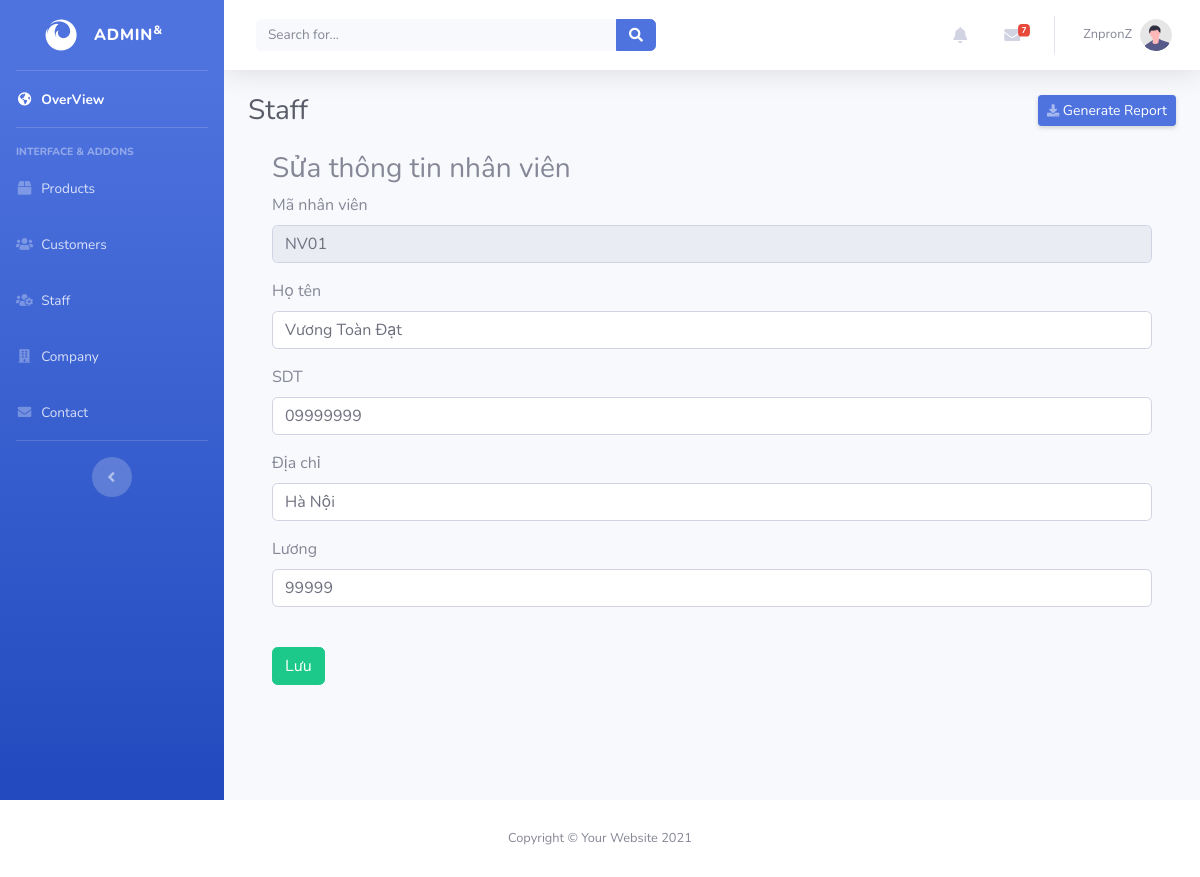
/Admin/EditStaff.php?MaNV=NV01, run on the app's committed database.
### tables this page shows
CREATE TABLE `nhanvien` (
  `MaNV` varchar(50) NOT NULL,
  `HoTen` varchar(50) NOT NULL,
  `SDT` varchar(50) NOT NULL,
  `DiaChi` varchar(50) NOT NULL,
  `Luong` int(11) DEFAULT NULL
);

### database.php (called while the page is built, shortened)
<?php
function executeResult($sql)
{
	$connect = new mysqli(HOST,USERNAME,PASSWORD,DATABASE);
    mysqli_set_charset($connect,"utf8");
    $data = [];
    $result= mysqli_query($connect,$sql);
    while ($row = mysqli_fetch_array($result,1)) {
     	$data[]= $row;
     }
    return $data;
}

### Admin/EditStaff.php (the view, shortened to what this page needs)
<?php
require_once("../database.php");
  if(isset($_GET['MaNV'])){
    $MaNV= $_GET['MaNV'];
    $sql = "select * from nhanvien where MaNV='$MaNV'";
    $SPList=  executeResult($sql);
    if($SPList !=null && count($SPList) >0){
      $std = $SPList[0];
      $HoTen= $std['HoTen'];
      $SDT= $std['SDT'];
      $DiaChi= $std['DiaChi'];
      $Luong= $std['Luong'];
    }
}
?>
<!DOCTYPE <html></html>
<html lang="en">
<head>
    <link href="vendor/fontawesome-free/css/all.min.css" rel="stylesheet" type="text/css">
    <link href="css/sb-admin-2.min.css" rel="stylesheet">
</head>
   <body id="page-top">
    <?php
       require_once("headeAdmin.php");
    ?>
                <div class="container-fluid">
                    <div class="d-sm-flex align-items-center justify-content-between mb-4">
                        <h1 class="h3 mb-0 text-gray-800">Staff</h1>
                        <a href="#" class="d-none d-sm-inline-block btn btn-sm btn-primary shadow-sm"><i
                                class="fas fa-download fa-sm text-white-50"></i> Generate Report</a>
                    </div>
  <div class="container">
    <div class="panel panel-primary">
      <div class="panel-heading">
        <h3 class="panel-title">Sửa thông tin nhân viên</h3>
      </div>
      <div class="panel-body">
            <form method="post" enctype="multipart/form-data">
               <div class="form-group">
                  <label>Mã nhân viên</label>
                  <input  type="text" name="MaNV" id="MaNV" class="form-control" value="<?=$MaNV?>" readonly>
               </div>
               <div class="form-group">
                  <label>Họ tên </label>
                  <input required="true" type="text" name="HoTen" id="HoTen" class="form-control" value="<?=$HoTen?>" >
               </div>
               <div class="form-group">
                  <label>SDT</label>
                  <input required="true" type="number" name="SDT" id="SDT" class="form-control" value="<?=$SDT?>" >
               </div>
               <div class="form-group">
                  <label>Địa chỉ </label>
                  <input required="true" type="text" name="DiaChi" id="DiaChi" class="form-control" value="<?=$DiaChi?>" >
               </div>
               <div class="form-group">
                  <label>Lương</label>
                  <input required="true" type="number" name="Luong" id="Luong" class="form-control" value="<?=$Luong?>" >
               </div>
                  <br/>
                  <button class="btn btn-success" >Lưu</button>
                  </div>
            <br/>
      </div>
    </div>
    </div>
  </div>
                </div>
            </div>
            <?php
                require_once("footerAdmin.php");
            ?>
</body>
</html>

### data on the page
nhanvien: HoTen "Vương Toàn Đạt", SDT "09999999", DiaChi "Hà Nội", Luong "99999"
